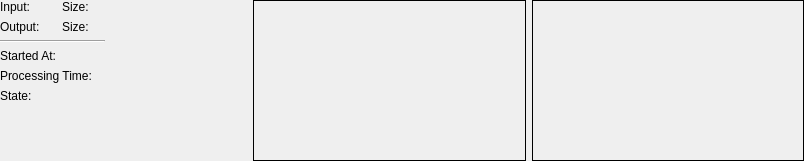
<?xml version="1.0" encoding="UTF-8"?>
<ui version="4.0">
 <class>CProcessingItemPreviewGuiComp</class>
 <widget class="QWidget" name="CProcessingItemPreviewGuiComp">
  <property name="geometry">
   <rect>
    <x>0</x>
    <y>0</y>
    <width>804</width>
    <height>161</height>
   </rect>
  </property>
  <property name="windowTitle">
   <string>Form</string>
  </property>
  <layout class="QHBoxLayout" name="horizontalLayout_4">
   <property name="margin">
    <number>0</number>
   </property>
   <item>
    <widget class="QFrame" name="StyledFrame">
     <property name="frameShape">
      <enum>QFrame::NoFrame</enum>
     </property>
     <property name="frameShadow">
      <enum>QFrame::Sunken</enum>
     </property>
     <layout class="QHBoxLayout" name="horizontalLayout_5">
      <property name="margin">
       <number>0</number>
      </property>
      <item>
       <layout class="QVBoxLayout" name="verticalLayout_2">
        <item>
         <layout class="QGridLayout" name="gridLayout">
          <item row="0" column="0">
           <widget class="QLabel" name="label">
            <property name="text">
             <string>Input:</string>
            </property>
           </widget>
          </item>
          <item row="0" column="1">
           <widget class="QLabel" name="InputFileNameLabel">
            <property name="text">
             <string/>
            </property>
            <property name="textFormat">
             <enum>Qt::RichText</enum>
            </property>
            <property name="openExternalLinks">
             <bool>true</bool>
            </property>
            <property name="textInteractionFlags">
             <set>Qt::LinksAccessibleByKeyboard|Qt::LinksAccessibleByMouse</set>
            </property>
           </widget>
          </item>
          <item row="0" column="2">
           <widget class="QLabel" name="label_3">
            <property name="text">
             <string>Size:</string>
            </property>
           </widget>
          </item>
          <item row="0" column="3">
           <widget class="QLabel" name="InputFileSizeLabel">
            <property name="text">
             <string/>
            </property>
            <property name="wordWrap">
             <bool>false</bool>
            </property>
            <property name="textInteractionFlags">
             <set>Qt::NoTextInteraction</set>
            </property>
           </widget>
          </item>
          <item row="1" column="0">
           <widget class="QLabel" name="label_2">
            <property name="text">
             <string>Output:</string>
            </property>
           </widget>
          </item>
          <item row="1" column="1">
           <widget class="QLabel" name="OutputFileNameLabel">
            <property name="text">
             <string/>
            </property>
            <property name="textFormat">
             <enum>Qt::RichText</enum>
            </property>
            <property name="openExternalLinks">
             <bool>true</bool>
            </property>
            <property name="textInteractionFlags">
             <set>Qt::LinksAccessibleByKeyboard|Qt::LinksAccessibleByMouse</set>
            </property>
           </widget>
          </item>
          <item row="1" column="2">
           <widget class="QLabel" name="label_4">
            <property name="text">
             <string>Size:</string>
            </property>
           </widget>
          </item>
          <item row="1" column="3">
           <widget class="QLabel" name="OutputFileSizeLabel">
            <property name="text">
             <string/>
            </property>
            <property name="wordWrap">
             <bool>false</bool>
            </property>
            <property name="textInteractionFlags">
             <set>Qt::NoTextInteraction</set>
            </property>
           </widget>
          </item>
         </layout>
        </item>
        <item>
         <widget class="Line" name="line">
          <property name="frameShadow">
           <enum>QFrame::Sunken</enum>
          </property>
          <property name="orientation">
           <enum>Qt::Horizontal</enum>
          </property>
         </widget>
        </item>
        <item>
         <layout class="QHBoxLayout" name="horizontalLayout_2">
          <item>
           <widget class="QLabel" name="label_5">
            <property name="sizePolicy">
             <sizepolicy hsizetype="Maximum" vsizetype="Preferred">
              <horstretch>0</horstretch>
              <verstretch>0</verstretch>
             </sizepolicy>
            </property>
            <property name="text">
             <string>Started At:</string>
            </property>
           </widget>
          </item>
          <item>
           <widget class="QLabel" name="StartedAtLabel">
            <property name="text">
             <string/>
            </property>
           </widget>
          </item>
         </layout>
        </item>
        <item>
         <layout class="QHBoxLayout" name="horizontalLayout_3">
          <item>
           <widget class="QLabel" name="label_6">
            <property name="sizePolicy">
             <sizepolicy hsizetype="Maximum" vsizetype="Preferred">
              <horstretch>0</horstretch>
              <verstretch>0</verstretch>
             </sizepolicy>
            </property>
            <property name="text">
             <string>Processing Time:</string>
            </property>
           </widget>
          </item>
          <item>
           <widget class="QLabel" name="ProcessingTimeLabel">
            <property name="text">
             <string/>
            </property>
           </widget>
          </item>
         </layout>
        </item>
        <item>
         <layout class="QHBoxLayout" name="horizontalLayout">
          <item>
           <widget class="QLabel" name="label_7">
            <property name="sizePolicy">
             <sizepolicy hsizetype="Maximum" vsizetype="Preferred">
              <horstretch>0</horstretch>
              <verstretch>0</verstretch>
             </sizepolicy>
            </property>
            <property name="text">
             <string>State:</string>
            </property>
           </widget>
          </item>
          <item>
           <widget class="QLabel" name="ProcessingStateLabel">
            <property name="font">
             <font>
              <weight>75</weight>
              <bold>true</bold>
             </font>
            </property>
            <property name="text">
             <string/>
            </property>
           </widget>
          </item>
         </layout>
        </item>
        <item>
         <spacer name="verticalSpacer">
          <property name="orientation">
           <enum>Qt::Vertical</enum>
          </property>
          <property name="sizeType">
           <enum>QSizePolicy::Expanding</enum>
          </property>
          <property name="sizeHint" stdset="0">
           <size>
            <width>48</width>
            <height>13</height>
           </size>
          </property>
         </spacer>
        </item>
       </layout>
      </item>
      <item>
       <widget class="QFrame" name="frame">
        <property name="sizePolicy">
         <sizepolicy hsizetype="Preferred" vsizetype="Preferred">
          <horstretch>1</horstretch>
          <verstretch>0</verstretch>
         </sizepolicy>
        </property>
        <property name="frameShape">
         <enum>QFrame::NoFrame</enum>
        </property>
        <property name="frameShadow">
         <enum>QFrame::Raised</enum>
        </property>
       </widget>
      </item>
      <item>
       <widget class="QFrame" name="InputPreviewFrame">
        <property name="sizePolicy">
         <sizepolicy hsizetype="Preferred" vsizetype="Preferred">
          <horstretch>2</horstretch>
          <verstretch>0</verstretch>
         </sizepolicy>
        </property>
        <property name="frameShape">
         <enum>QFrame::Panel</enum>
        </property>
        <property name="frameShadow">
         <enum>QFrame::Plain</enum>
        </property>
        <layout class="QVBoxLayout" name="verticalLayout">
         <property name="margin">
          <number>0</number>
         </property>
        </layout>
       </widget>
      </item>
      <item>
       <widget class="QFrame" name="OutputPreviewFrame">
        <property name="sizePolicy">
         <sizepolicy hsizetype="Preferred" vsizetype="Preferred">
          <horstretch>2</horstretch>
          <verstretch>0</verstretch>
         </sizepolicy>
        </property>
        <property name="frameShape">
         <enum>QFrame::Panel</enum>
        </property>
        <property name="frameShadow">
         <enum>QFrame::Plain</enum>
        </property>
        <layout class="QVBoxLayout" name="verticalLayout_4">
         <property name="margin">
          <number>0</number>
         </property>
        </layout>
       </widget>
      </item>
     </layout>
    </widget>
   </item>
  </layout>
 </widget>
 <resources/>
 <connections/>
</ui>
